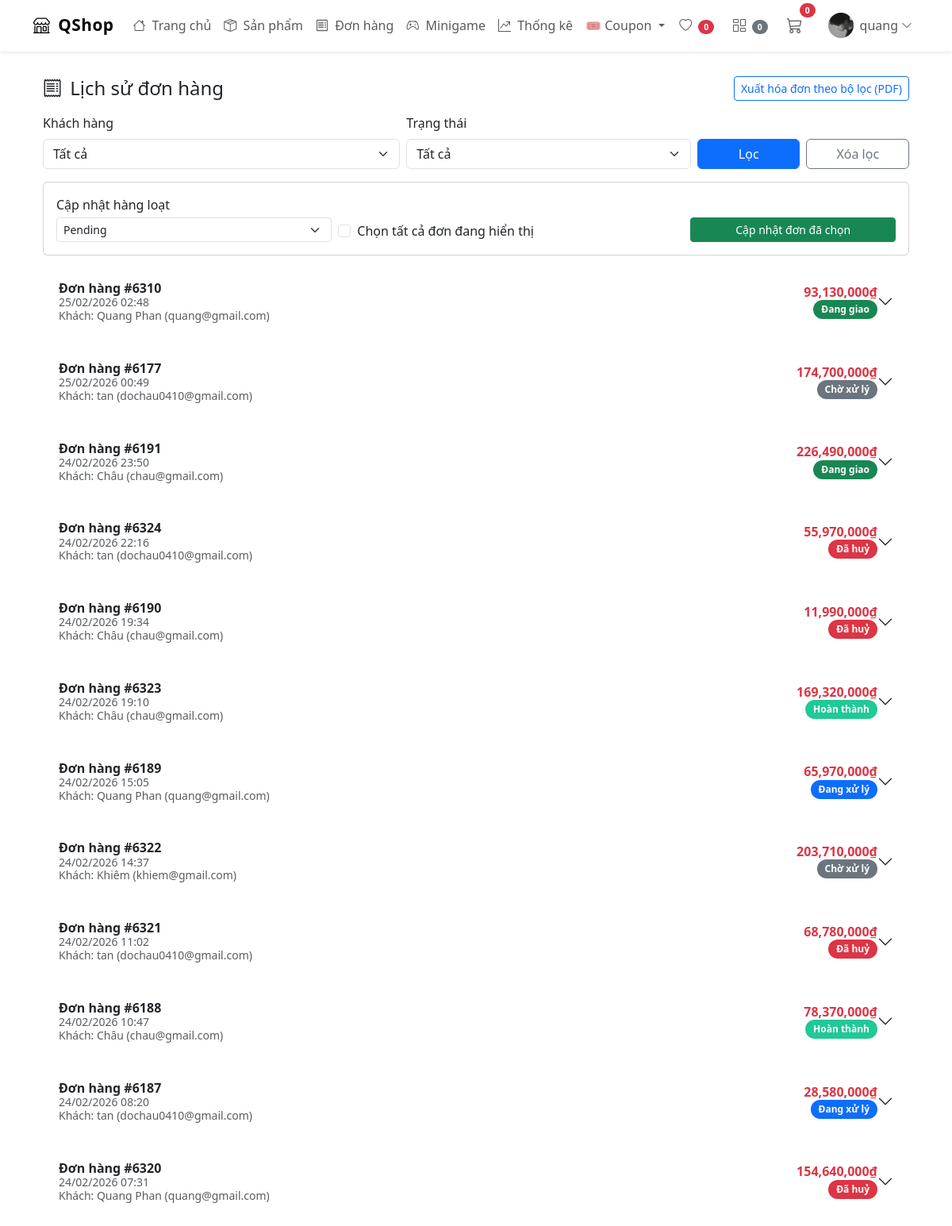
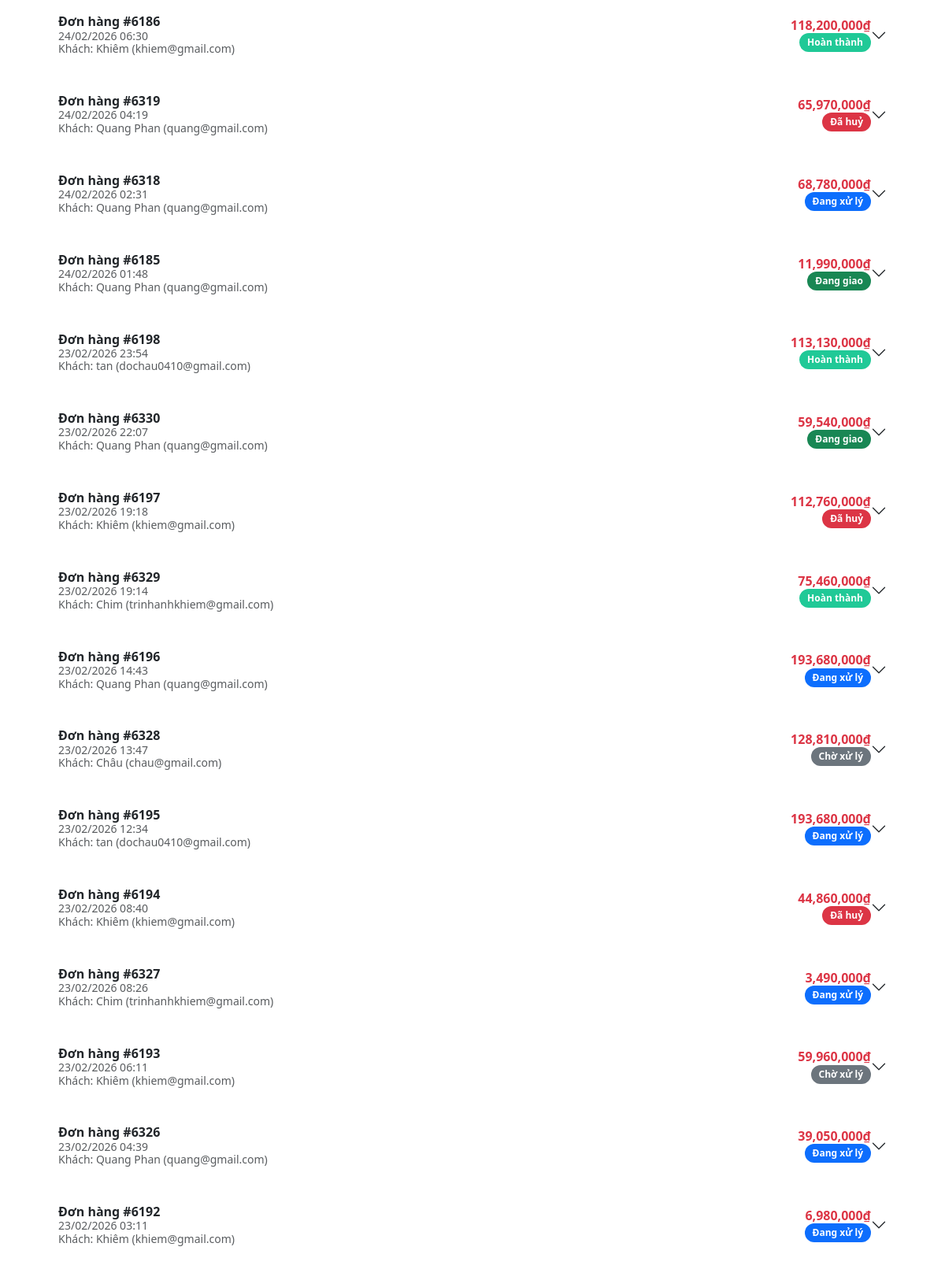
The app's page /shops/order-history/?page=3 (signed in, upper part), older data (2 pictures, top to bottom).
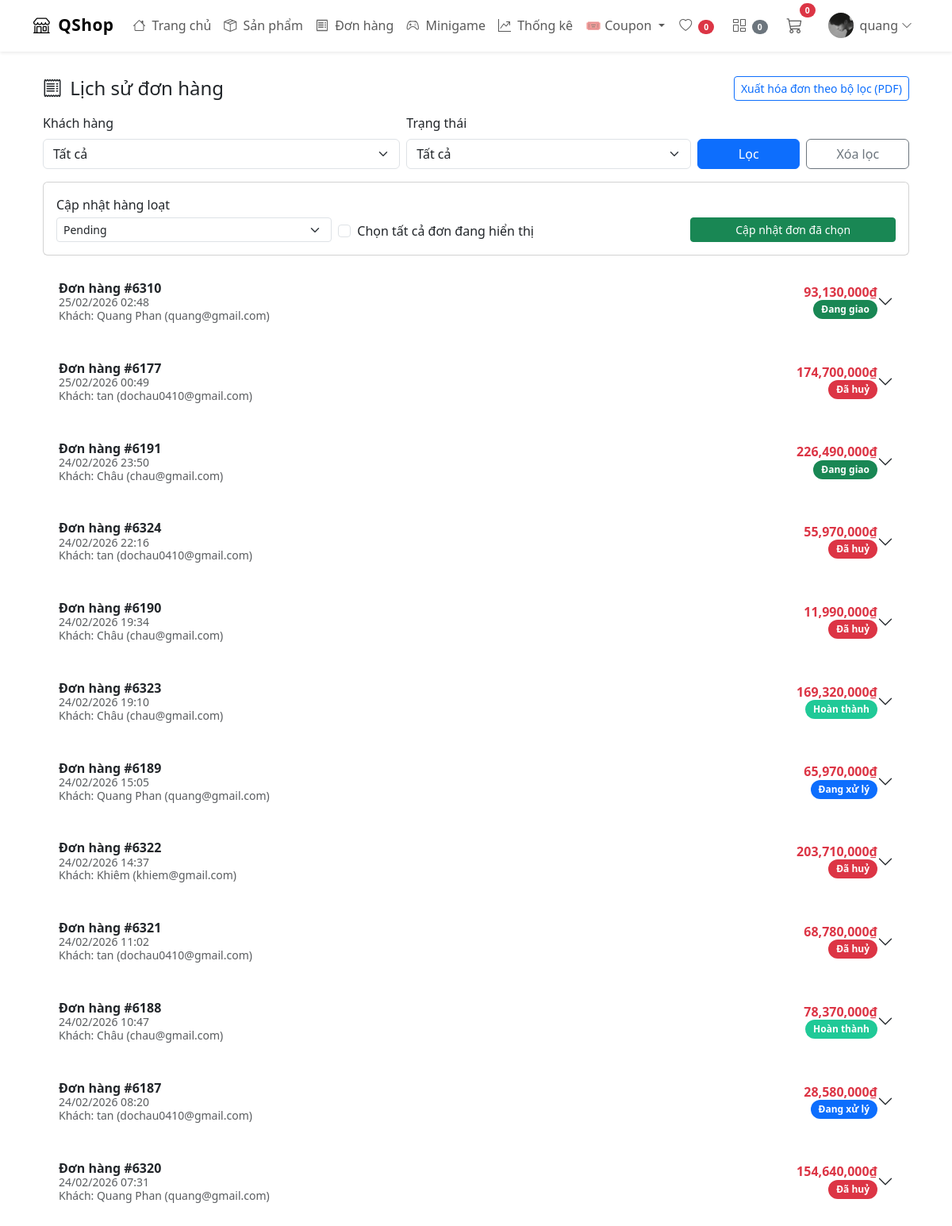
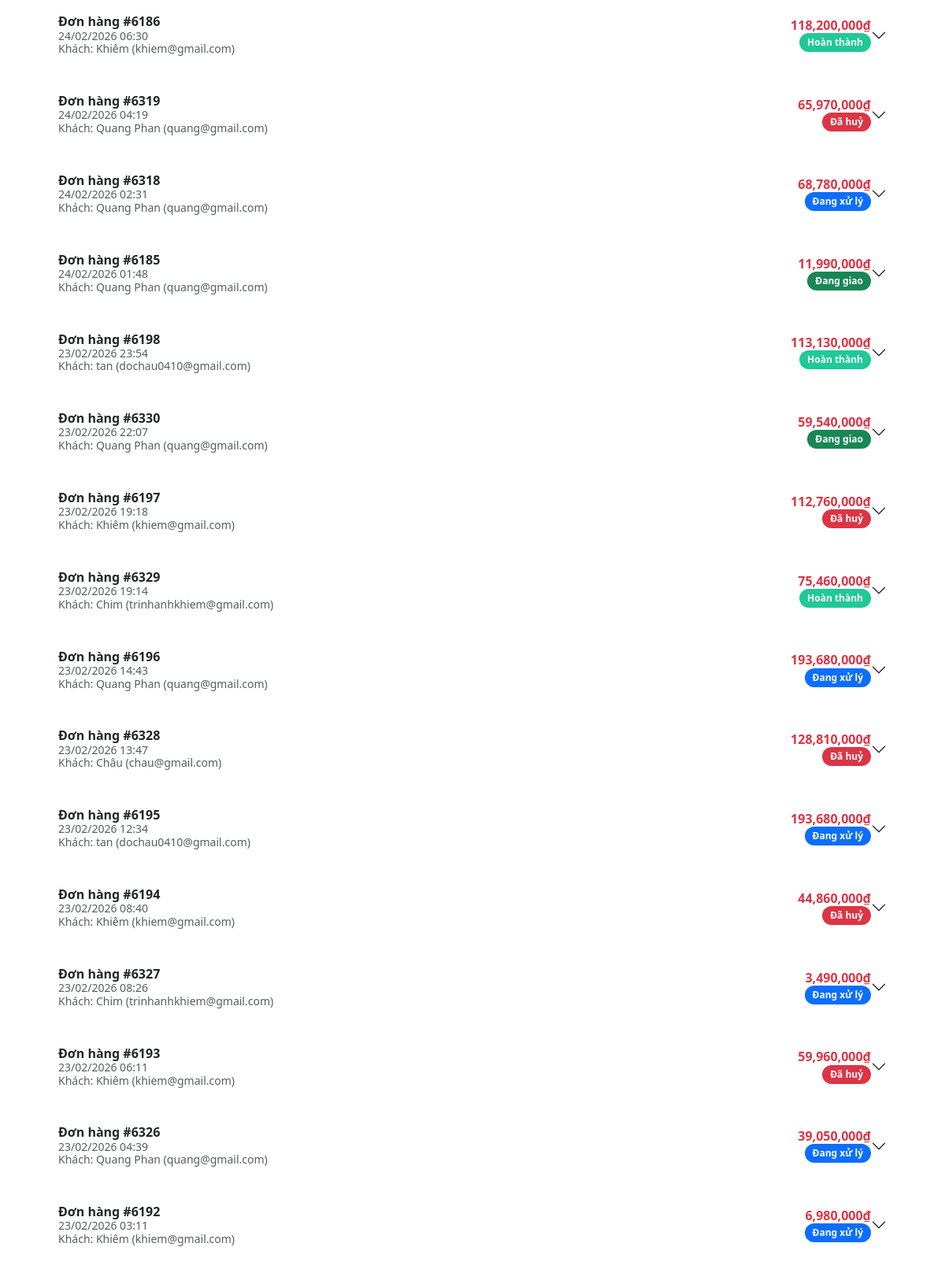
The same page, newer data (2 pictures, top to bottom).
### shops/models.py (models this page shows, shortened)
class Order(models.Model):
    STATUS_CHOICES = (
        ('Pending', 'Pending'),
        ('Processing', 'Processing'),
        ('Shipped', 'Shipped'),
        ('Delivered', 'Delivered'),
        ('Cancelled', 'Cancelled'),
    )
    user = models.ForeignKey(settings.AUTH_USER_MODEL, on_delete=models.CASCADE, related_name='orders')
    address = models.CharField(max_length=255)
    phone = models.CharField(max_length=20)
    total_price = models.IntegerField()
    created_at = models.DateTimeField(default=timezone.now)
    updated_at = models.DateTimeField(auto_now=True)
    paid = models.BooleanField(default=False)
    status = models.CharField(max_length=20, choices=STATUS_CHOICES, default='Pending')
    shipping_method = models.CharField(max_length=50, default='Standard')
    shipping_cost = models.IntegerField(default=0)
    coupon = models.ForeignKey('Coupon', on_delete=models.SET_NULL, null=True, blank=True)
    discount = models.IntegerField(default=0)
    qr_token = models.UUIDField(
        default=uuid.uuid4,
        unique=True,
        editable=False
    )
    tracking_code = models.CharField(
        max_length=20,
        default='',
        blank=True
    )
    PAYMENT_CHOICES = (
        ('COD', 'Thanh toán khi nhận hàng'),
        ('BANK', 'Chuyển khoản ngân hàng'),
        ('MOMO', 'Chuyển khoản ví điện tử MoMo'),
        ('VNPAY', 'Chuyển khoản ví điện tử VNPAY'),
    )
    payment_method = models.CharField(
        max_length=10,
        choices=PAYMENT_CHOICES,
        default='COD'
    )
    rank_discount = models.IntegerField(default=0)
    class Meta:
        ordering = ('-created_at',)
        indexes = [
            models.Index(fields=["status", "-created_at"]),
            models.Index(fields=["user", "-created_at"]),
            models.Index(fields=["paid", "status"]),
        ]

### shops/views.py (the view, shortened to what this page needs)
# urls.py: path('order-history/', views.order_history, name='order_history'),
@login_required
def order_history(request):
    is_admin = request.user.is_staff or request.user.is_superuser
    if is_admin:
        orders = (
            Order.objects
            .select_related('user')
            .prefetch_related('items__product', 'status_logs__changed_by')
            .order_by('-created_at')
        )
    selected_customer = request.GET.get("customer", "").strip()
    selected_status = request.GET.get("status", "").strip()
    if is_admin:
        if selected_customer:
            orders = orders.filter(user_id=selected_customer)
        if selected_status:
            orders = orders.filter(status=selected_status)
    paginator = Paginator(orders, 30 if is_admin else 20)
    page_obj = paginator.get_page(request.GET.get("page"))
    orders = page_obj.object_list
    for order in orders:
        base_url = getattr(settings, "PUBLIC_BASE_URL", "").rstrip("/")
        path = reverse('shops:order_qr_public', args=[order.qr_token])
        if base_url:
            order.qr_shipper_url = f"{base_url}{path}"
        else:
            order.qr_shipper_url = request.build_absolute_uri(path)
    export_query = ""
    if is_admin:
        params = request.GET.copy()
        params.pop("page", None)
        export_query = params.urlencode()
    return render(request, 'shops/order_history.html', {
        'orders': orders,
        'page_obj': page_obj,
        'is_admin': is_admin,
        'customers': (
            Order.objects.select_related('user')
            .values('user_id', 'user__username', 'user__email', 'user__first_name', 'user__last_name')
            .distinct()
            .order_by('user__username')
            if is_admin else []
        ),
        'status_choices': Order.STATUS_CHOICES,
        'selected_customer': selected_customer,
        'selected_status': selected_status,
        'export_query': export_query,
    })

### shops/context_processors.py (called while the page is built)
def cart_context(request):
    cart = request.session.get('cart', {})
    cart_items_count = len(cart)
    compare_items_count = len(request.session.get("compare_products", []))
    wishlist_items_count = 0
    if request.user.is_authenticated:
        cache_key = f"wishlist_items_count:{request.user.id}"
        cached_count = cache.get(cache_key)
        if cached_count is None:
            cached_count = WishlistItem.objects.filter(user=request.user).count()
            cache.set(cache_key, cached_count, 60)
        wishlist_items_count = cached_count
    return {
        'cart_items_count': cart_items_count,
        'compare_items_count': compare_items_count,
        'wishlist_items_count': wishlist_items_count,
        'cart': cart
    }

### shops/models.py (called while the page is built)
    @property
    def total_cost(self):
        return self.price * self.quantity

### shops/templates/shops/order_history.html (shortened to what the changed rows need)
{% extends "shops/base.html" %} {% load humanize %} {% load static%}
{% block title %}Lịch sử đơn hàng | QShop{% endblock %} {% block content %}
<link rel="stylesheet" href="{% static 'css/order_history.css' %}" />
<div class="container mt-4 mb-5">
  {% if orders %}
  <div class="accordion" id="ordersAccordion">
    {% for order in orders %}
    <div class="accordion-item order-card mb-3">
      <h2 class="accordion-header">
        <button
          class="accordion-button collapsed order-header"
          data-bs-toggle="collapse"
          data-bs-target="#collapse{{ order.id }}"
        >
          <div class="w-100 d-flex justify-content-between align-items-center">
            <div>
              <strong>Đơn hàng #{{ order.id }}</strong>
              <div class="small text-muted">
                {{ order.created_at|date:"d/m/Y H:i" }}
              </div>
              {% if is_admin %}
              <div class="small text-muted">
                Khách: {{ order.user.get_full_name|default:order.user.username }}
                {% if order.user.email %}({{ order.user.email }}){% endif %}
              </div>
              {% endif %}
            </div>
            <div class="text-end">
              <div class="fw-semibold text-danger">
                {{ order.total_price|intcomma }}₫
              </div>
              {% if order.status == "Pending" %}
              <span class="badge badge-status badge-pending">Chờ xử lý</span>
              {% elif order.status == "Processing" %}
              <span class="badge badge-status badge-processing"
                >Đang xử lý</span
              >
              {% elif order.status == "Shipped" %}
              <span class="badge badge-status badge-shipped">Đang giao</span>
              {% elif order.status == "Delivered" %}
              <span class="badge badge-status badge-delivered">Hoàn thành</span>
              {% elif order.status == "Cancelled" %}
              <span class="badge badge-status badge-cancelled">Đã huỷ</span>
              {% endif %}
            </div>
          </div>
        </button>
      </h2>
    </div>
    {% endfor %}
  </div>
  {% endif %}
</div>
{% endblock %}

Row changes from the older to the newer data that the page shows:
changed Order id 6177: status "Chờ xử lý" → "Đã huỷ"
changed Order id 6322: status "Chờ xử lý" → "Đã huỷ"
changed Order id 6328: status "Chờ xử lý" → "Đã huỷ"
changed Order id 6193: status "Chờ xử lý" → "Đã huỷ"
